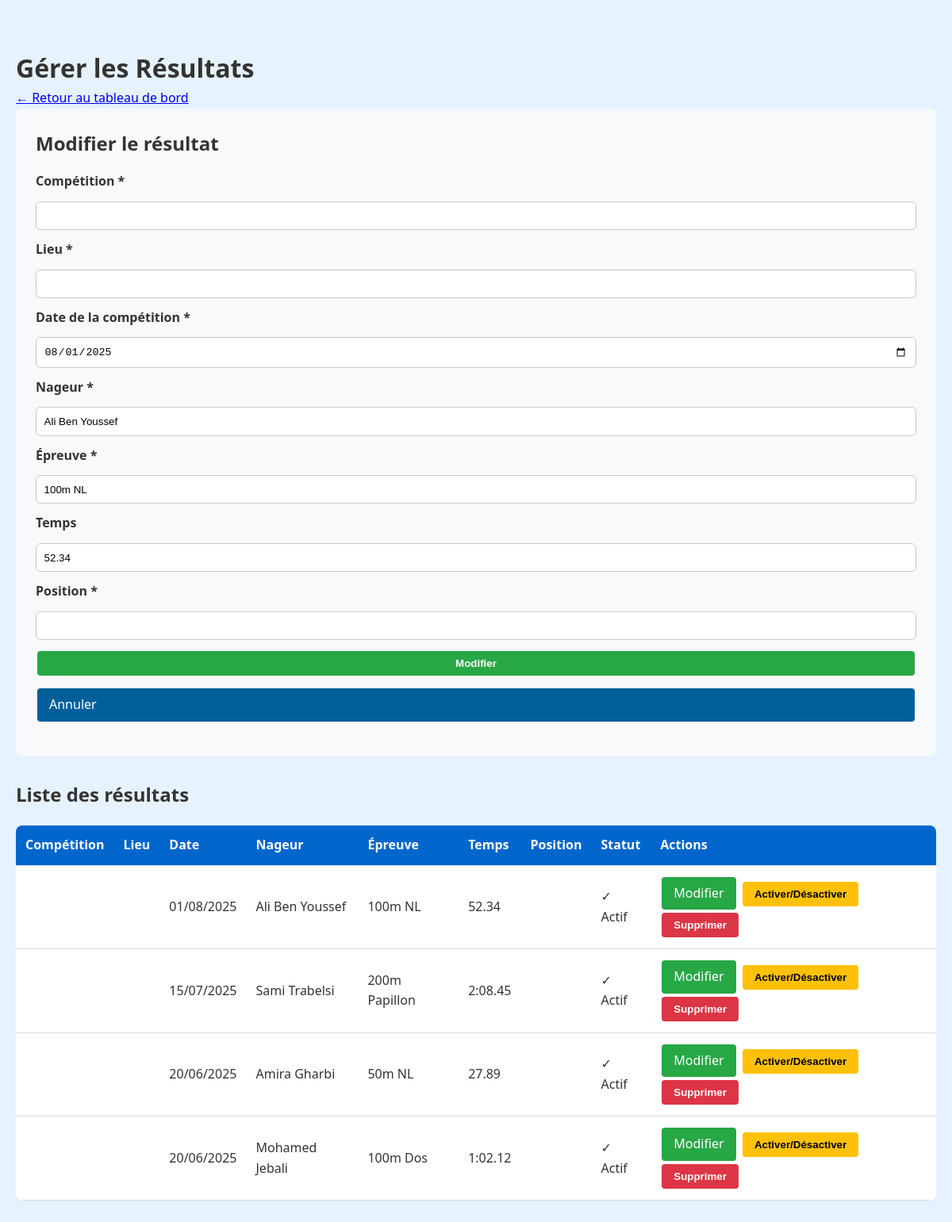
The page /manage-results.php?edit=1 (signed in) on the database its author committed.
### tables this page shows
CREATE TABLE resultats (
    id INT AUTO_INCREMENT PRIMARY KEY,
    date_competition DATE NOT NULL,
    nom_competition VARCHAR(255) NOT NULL,
    nageur VARCHAR(255) NOT NULL,
    epreuve VARCHAR(255) NOT NULL,
    resultat VARCHAR(100) NOT NULL,
    temps VARCHAR(50),
    actif TINYINT(1) DEFAULT 1,
    date_creation TIMESTAMP DEFAULT CURRENT_TIMESTAMP
);

### functions.php (called while the page is built, shortened)
<?php
function escape($string) {
    return htmlspecialchars($string, ENT_QUOTES, 'UTF-8');
}
function formatDate($date, $format = 'd/m/Y') {
    return date($format, strtotime($date));
}
?>

### manage-results.php (the view, shortened to what this page needs)
<?php
require_once '../includes/functions.php';
$db = getDB();
$resultats = $db->query("SELECT * FROM resultats ORDER BY date_competition DESC")->fetchAll();
$edit_result = null;
if (isset($_GET['edit'])) {
    $stmt = $db->prepare("SELECT * FROM resultats WHERE id=?");
    $stmt->execute([$_GET['edit']]);
    $edit_result = $stmt->fetch();
}
?>
<!DOCTYPE html>
<html lang="fr">
<head>
    <link rel="stylesheet" href="../style.css">
</head>
<body>
    <div class="admin-container">
        <h1>Gérer les Résultats</h1>
        <p><a href="index.php">← Retour au tableau de bord</a></p>
        <div class="form-section">
            <h2><?php echo $edit_result ? 'Modifier le résultat' : 'Ajouter un nouveau résultat'; ?></h2>
            <form method="POST">
                <label>Compétition *</label>
                <input type="text" name="competition" required value="<?php echo $edit_result['competition'] ?? ''; ?>">
                <label>Lieu *</label>
                <input type="text" name="lieu" required value="<?php echo $edit_result['lieu'] ?? ''; ?>">
                <label>Date de la compétition *</label>
                <input type="date" name="date_competition" required value="<?php echo $edit_result['date_competition'] ?? ''; ?>">
                <label>Nageur *</label>
                <input type="text" name="nageur" required value="<?php echo $edit_result['nageur'] ?? ''; ?>">
                <label>Épreuve *</label>
                <input type="text" name="epreuve" required value="<?php echo $edit_result['epreuve'] ?? ''; ?>">
                <label>Temps</label>
                <input type="text" name="temps" placeholder="Ex: 1:23.45" value="<?php echo $edit_result['temps'] ?? ''; ?>">
                <label>Position *</label>
                <input type="text" name="position" required value="<?php echo $edit_result['position'] ?? ''; ?>">
                <button type="submit" class="btn btn-edit">
                    <?php echo $edit_result ? 'Modifier' : 'Ajouter'; ?>
                </button>
                <?php if ($edit_result): ?>
                    <a href="manage-results.php" class="btn">Annuler</a>
                <?php endif; ?>
            </form>
        </div>
        <h2>Liste des résultats</h2>
        <table>
            <thead>
                <tr>
                    <th>Compétition</th>
                    <th>Lieu</th>
                    <th>Date</th>
                    <th>Nageur</th>
                    <th>Épreuve</th>
                    <th>Temps</th>
                    <th>Position</th>
                    <th>Statut</th>
                    <th>Actions</th>
                </tr>
            </thead>
            <tbody>
                <?php foreach ($resultats as $resultat): ?>
                <tr>
                    <td><?php echo escape($resultat['competition']); ?></td>
                    <td><?php echo escape($resultat['lieu']); ?></td>
                    <td><?php echo formatDate($resultat['date_competition']); ?></td>
                    <td><?php echo escape($resultat['nageur']); ?></td>
                    <td><?php echo escape($resultat['epreuve']); ?></td>
                    <td><?php echo escape($resultat['temps'] ?? '-'); ?></td>
                    <td><?php echo escape($resultat['position']); ?></td>
                    <td><?php echo $resultat['actif'] ? '✓ Actif' : '✗ Inactif'; ?></td>
                    <td>
                        <a href="?edit=<?php echo $resultat['id']; ?>" class="btn btn-edit">Modifier</a>
                        <form method="POST" style="display:inline;">
                            <button type="submit" class="btn btn-toggle">Activer/Désactiver</button>
                        </form>
                        <form method="POST" style="display:inline;" onsubmit="return confirm('Êtes-vous sûr de vouloir supprimer ce résultat?');">
                            <button type="submit" class="btn btn-delete">Supprimer</button>
                        </form>
                    </td>
                </tr>
                <?php endforeach; ?>
            </tbody>
        </table>
    </div>
</body>
</html>

### style.css (style rules this page uses)
* { margin: 0; padding: 0; box-sizing: border-box; }
body { font-family: 'Segoe UI', Tahoma, sans-serif; line-height: 1.6; background-color: #e6f2ff; color: #333; }
.btn { display: inline-block; background: #005f99; color: #fff; padding: 0.55rem 1rem; border-radius: 6px; text-decoration: none; transition: background .2s; }
form { display: flex; flex-direction: column; gap: 12px; margin: 1rem 0; }
label { font-weight: 600; }
input, textarea, select { padding: 0.6rem; border: 1px solid #c9c9c9; border-radius: 6px; background: #fff; }
button { background: #005f99; color: #fff; padding: 0.75rem; border: none; border-radius: 6px; cursor: pointer; font-weight: 600; }
table { width: 100%; border-collapse: collapse; background: #fff; border-radius: 8px; overflow: hidden; }
th, td { padding: 12px; border-bottom: 1px solid #eee; text-align: left; }
th { background: #f3f8ff; }

### manage-results.php (style rules this page uses)
.admin-container { max-width: 1200px; margin: 40px auto; padding: 20px; }
.form-section { background: #f8f9fa; padding: 25px; border-radius: 8px; margin-bottom: 30px; }
table { width: 100%; border-collapse: collapse; margin-top: 20px; }
th, td { padding: 12px; text-align: left; border-bottom: 1px solid #ddd; }
th { background: #0066cc; color: white; }
.btn { padding: 8px 15px; margin: 2px; border: none; border-radius: 4px; cursor: pointer; text-decoration: none; display: inline-block; }
.btn-edit { background: #28a745; color: white; }
.btn-delete { background: #dc3545; color: white; }
.btn-toggle { background: #ffc107; color: black; }

### rows shown on the page
resultats: date_competition "08/01/2025", nageur "Ali Ben Youssef", epreuve "100m NL", temps "52.34", date_competition "01/08/2025", actif "✓ Actif"
resultats: date_competition "15/07/2025", nageur "Sami Trabelsi", epreuve "200m Papillon", temps "2:08.45", actif "✓ Actif"
resultats: date_competition "20/06/2025", nageur "Amira Gharbi", epreuve "50m NL", temps "27.89", actif "✓ Actif"
resultats: date_competition "20/06/2025", nageur "Mohamed Jebali", epreuve "100m Dos", temps "1:02.12", actif "✓ Actif"
